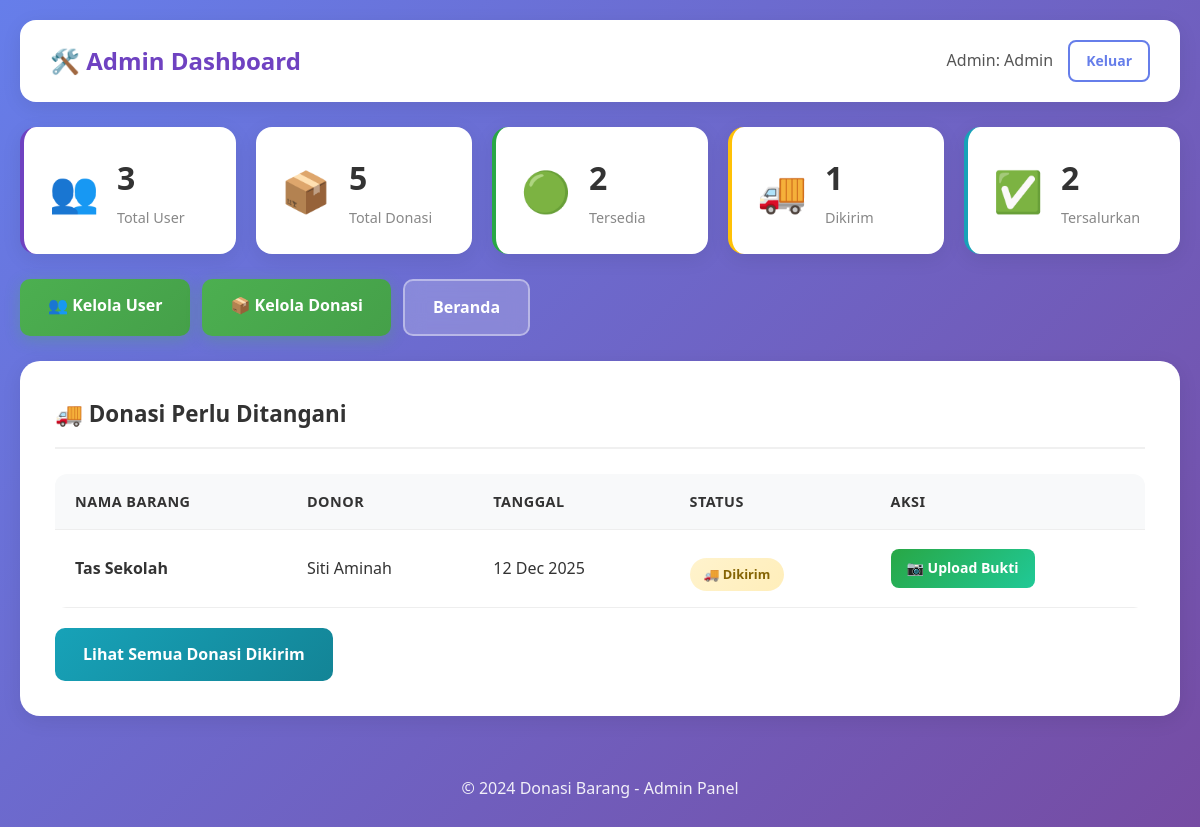
Page /admin_dashboard.php (signed in) on the committed database.
### tables this page shows
CREATE TABLE donasi (
    id INT AUTO_INCREMENT PRIMARY KEY,
    user_id INT,
    nama_barang VARCHAR(150),
    deskripsi TEXT,
    foto VARCHAR(255),
    bukti_penyaluran VARCHAR(255) DEFAULT NULL,
    status ENUM('tersedia','dikirim','tersalurkan') DEFAULT 'tersedia',
    tanggal TIMESTAMP DEFAULT CURRENT_TIMESTAMP,
    FOREIGN KEY (user_id) REFERENCES users(id) ON DELETE CASCADE
);

CREATE TABLE users (
    id INT AUTO_INCREMENT PRIMARY KEY,
    nama VARCHAR(100),
    email VARCHAR(100) UNIQUE,
    password VARCHAR(255),
    role ENUM('user','admin') DEFAULT 'user'
);

### db.php (called while the page is built, shortened)
<?php
function db_query($conn, $query) {
    return mysqli_query($conn, $query);
}
function db_fetch($result) {
    return mysqli_fetch_assoc($result);
}
function db_num_rows($result) {
    return mysqli_num_rows($result);
}
?>

### admin_dashboard.php (the view, shortened to what this page needs)
<?php
require_once 'db.php';
$total_users = db_fetch(db_query($conn, "SELECT COUNT(*) as total FROM users WHERE role = 'user'"))['total'];
$total_donasi = db_fetch(db_query($conn, "SELECT COUNT(*) as total FROM donasi"))['total'];
$total_tersedia = db_fetch(db_query($conn, "SELECT COUNT(*) as total FROM donasi WHERE status = 'tersedia'"))['total'];
$total_dikirim = db_fetch(db_query($conn, "SELECT COUNT(*) as total FROM donasi WHERE status = 'dikirim'"))['total'];
$total_tersalurkan = db_fetch(db_query($conn, "SELECT COUNT(*) as total FROM donasi WHERE status = 'tersalurkan'"))['total'];
?>
<!DOCTYPE html>
<html lang="id">
<head>
    <link rel="stylesheet" href="style.css">
</head>
<body>
    <div class="container">
        <header class="dashboard-header admin-header">
            <div class="header-left">
                <h1>🛠️ Admin Dashboard</h1>
            </div>
            <div class="user-info">
                <span class="user-name">Admin: <?php echo htmlspecialchars($_SESSION['admin_nama']); ?></span>
                <a href="admin_logout.php" class="btn btn-outline btn-sm">Keluar</a>
            </div>
        </header>
        <div class="stats-grid">
            <div class="stat-card stat-users">
                <div class="stat-icon">👥</div>
                <div class="stat-info">
                    <h3><?php echo $total_users; ?></h3>
                    <p>Total User</p>
                </div>
            </div>
            <div class="stat-card">
                <div class="stat-icon">📦</div>
                <div class="stat-info">
                    <h3><?php echo $total_donasi; ?></h3>
                    <p>Total Donasi</p>
                </div>
            </div>
            <div class="stat-card stat-tersedia">
                <div class="stat-icon">🟢</div>
                <div class="stat-info">
                    <h3><?php echo $total_tersedia; ?></h3>
                    <p>Tersedia</p>
                </div>
            </div>
            <div class="stat-card stat-dikirim">
                <div class="stat-icon">🚚</div>
                <div class="stat-info">
                    <h3><?php echo $total_dikirim; ?></h3>
                    <p>Dikirim</p>
                </div>
            </div>
            <div class="stat-card stat-tersalurkan">
                <div class="stat-icon">✅</div>
                <div class="stat-info">
                    <h3><?php echo $total_tersalurkan; ?></h3>
                    <p>Tersalurkan</p>
                </div>
            </div>
        </div>
        <nav class="dashboard-nav">
            <a href="admin_users.php" class="btn btn-primary">👥 Kelola User</a>
            <a href="admin_donasi.php" class="btn btn-primary">📦 Kelola Donasi</a>
            <a href="index.php" class="btn btn-secondary">Beranda</a>
        </nav>
        <section class="dashboard-content">
            <h2>🚚 Donasi Perlu Ditangani</h2>
            <?php
            $pending = db_query($conn, "SELECT d.*, u.nama as user_nama FROM donasi d JOIN users u ON d.user_id = u.id WHERE d.status = 'dikirim' ORDER BY d.tanggal DESC LIMIT 5");
            ?>
            <?php if (db_num_rows($pending) > 0): ?>
                <div class="table-responsive">
                    <table class="data-table">
                        <thead>
                            <tr>
                                <th>Nama Barang</th>
                                <th>Donor</th>
                                <th>Tanggal</th>
                                <th>Status</th>
                                <th>Aksi</th>
                            </tr>
                        </thead>
                        <tbody>
                            <?php while ($row = db_fetch($pending)): ?>
                                <tr>
                                    <td><strong><?php echo htmlspecialchars($row['nama_barang']); ?></strong></td>
                                    <td><?php echo htmlspecialchars($row['user_nama']); ?></td>
                                    <td><?php echo date('d M Y', strtotime($row['tanggal'])); ?></td>
                                    <td><span class="status-badge status-dikirim">🚚 Dikirim</span></td>
                                    <td>
                                        <a href="admin_upload_bukti.php?id=<?php echo $row['id']; ?>" class="btn btn-success btn-sm">📷 Upload Bukti</a>
                                    </td>
                                </tr>
                            <?php endwhile; ?>
                        </tbody>
                    </table>
                </div>
                <div style="margin-top: 20px;">
                    <a href="admin_donasi.php?status=dikirim" class="btn btn-info">Lihat Semua Donasi Dikirim</a>
                </div>
            <?php endif; ?>
        </section>
        <footer class="footer">
            <p>&copy; 2024 Donasi Barang - Admin Panel</p>
        </footer>
    </div>
</body>
</html>

### style.css (style rules this page uses)
* { margin: 0; padding: 0; box-sizing: border-box; }
body { font-family: 'Segoe UI', Tahoma, Geneva, Verdana, sans-serif; background: linear-gradient(135deg, #667eea 0%, #764ba2 100%); min-height: 100vh; color: #333; line-height: 1.6; }
.container { max-width: 1200px; margin: 0 auto; padding: 20px; }
.btn { display: inline-block; padding: 14px 28px; border: none; border-radius: 10px; cursor: pointer; text-decoration: none; font-size: 1rem; font-weight: 600; transition: all 0.3s ease; text-align: center; }
.btn-primary { background: linear-gradient(135deg, #4CAF50 0%, #45a049 100%); color: white; box-shadow: 0 4px 15px rgba(76, 175, 80, 0.3); }
.btn-secondary { background: rgba(255,255,255,0.2); color: white; border: 2px solid rgba(255,255,255,0.4); backdrop-filter: blur(10px); }
.btn-success { background: linear-gradient(135deg, #28a745 0%, #20c997 100%); color: white; }
.btn-info { background: linear-gradient(135deg, #17a2b8 0%, #138496 100%); color: white; }
.btn-outline { background: transparent; color: #667eea; border: 2px solid #667eea; }
.btn-sm { padding: 8px 16px; font-size: 0.875rem; border-radius: 8px; }
.footer { text-align: center; padding: 30px; color: white; opacity: 0.9; }
.dashboard-header { display: flex; justify-content: space-between; align-items: center; background: white; padding: 20px 30px; border-radius: 16px; margin-bottom: 25px; box-shadow: 0 5px 20px rgba(0, 0, 0, 0.08); flex-wrap: wrap; gap: 15px; }
.header-left h1 { color: #333; font-size: 1.5rem; }
.admin-header .header-left h1 { color: #6f42c1; }
.user-info { display: flex; align-items: center; gap: 15px; }
.user-name { color: #555; font-weight: 500; }
.stats-grid { display: grid; grid-template-columns: repeat(auto-fit, minmax(200px, 1fr)); gap: 20px; margin-bottom: 25px; }
.stat-card { background: white; padding: 25px; border-radius: 16px; display: flex; align-items: center; gap: 18px; box-shadow: 0 5px 20px rgba(0, 0, 0, 0.08); transition: transform 0.3s ease; }
.stat-tersedia { border-left: 4px solid #28a745; }
.stat-dikirim { border-left: 4px solid #ffc107; }
.stat-tersalurkan { border-left: 4px solid #17a2b8; }
.stat-users { border-left: 4px solid #6f42c1; }
.stat-icon { font-size: 2.5rem; }
.stat-info h3 { font-size: 2rem; color: #333; margin-bottom: 2px; }
.stat-info p { color: #888; font-size: 0.9rem; font-weight: 500; }
.dashboard-nav { display: flex; gap: 12px; flex-wrap: wrap; margin-bottom: 25px; }
.dashboard-content { background: white; padding: 35px; border-radius: 20px; box-shadow: 0 5px 20px rgba(0, 0, 0, 0.08); margin-bottom: 30px; }
.dashboard-content h2 { color: #333; margin-bottom: 25px; padding-bottom: 15px; border-bottom: 2px solid #f0f0f0; font-size: 1.4rem; }
.status-badge { display: inline-block; padding: 6px 14px; border-radius: 25px; font-size: 0.8rem; font-weight: 600; margin-top: 12px; }
.status-dikirim { background: linear-gradient(135deg, #fff3cd 0%, #ffeeba 100%); color: #856404; }
.table-responsive { overflow-x: auto; border-radius: 12px; }
.data-table { width: 100%; border-collapse: collapse; background: white; }
.data-table th, .data-table td { padding: 16px 20px; text-align: left; border-bottom: 1px solid #eee; }
.data-table th { background: #f8f9fa; color: #333; font-weight: 600; font-size: 0.9rem; text-transform: uppercase; letter-spacing: 0.5px; }

### rows in the picture
donasi: nama_barang "Tas Sekolah", user.nama "Siti Aminah", tanggal "12 Dec 2025"

### other values in the picture
$_SESSION['admin_nama'] "Admin"
$total_users "3"
$total_donasi "5"
$total_tersedia "2"
$total_dikirim "1"
$total_tersalurkan "2"
